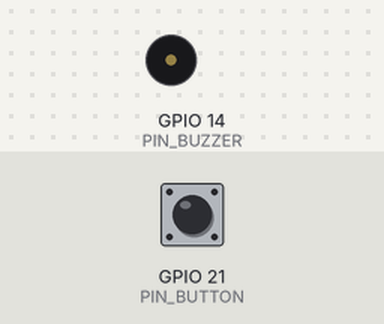
Bench run of a program on a simulated ESP32-S3. Shown: buzzer (waves = sounding, pin HIGH). Inputs (shaded band) come from the test bench; at power-on: GPIO 21 (PIN_BUTTON) HIGH.

Above: at 1.2 s.
1.3 s: GPIO 21 (PIN_BUTTON) pulled LOW for 0.15 s
At 1.37 s:
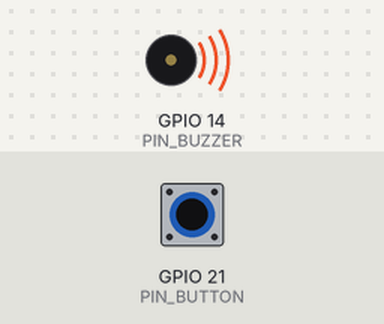
2.9 s: GPIO 21 (PIN_BUTTON) pulled LOW for 3.2 s
At 6.9 s:
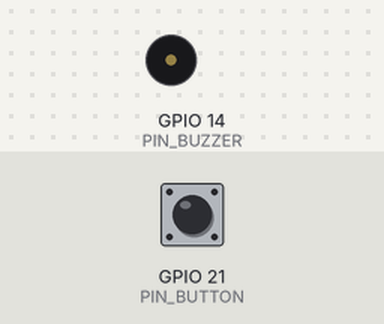
Timing chart, 0 to 8.4 s (numbered marks = the images above; inputs shaded):
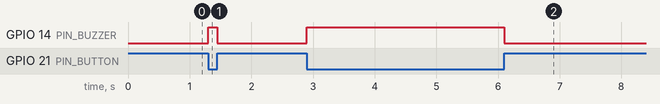

Measured:
- after the input at 1.3 s, GPIO 14 (PIN_BUZZER): LOW → HIGH at once, → LOW 0.15 s later
- after the input at 2.9 s, GPIO 14 (PIN_BUZZER): LOW → HIGH at once, → LOW 3.2 s later

The program:

main.cpp
```cpp
#include <Arduino.h>

#define PIN_BUZZER 14
#define PIN_BUTTON 21

void setup() {
pinMode(PIN_BUZZER, OUTPUT);
pinMode(PIN_BUTTON, INPUT);
}

void loop() {
if (digitalRead(PIN_BUTTON) == LOW) {
  digitalWrite(PIN_BUZZER,HIGH);
}else{
  digitalWrite(PIN_BUZZER,LOW);
}
}
```
